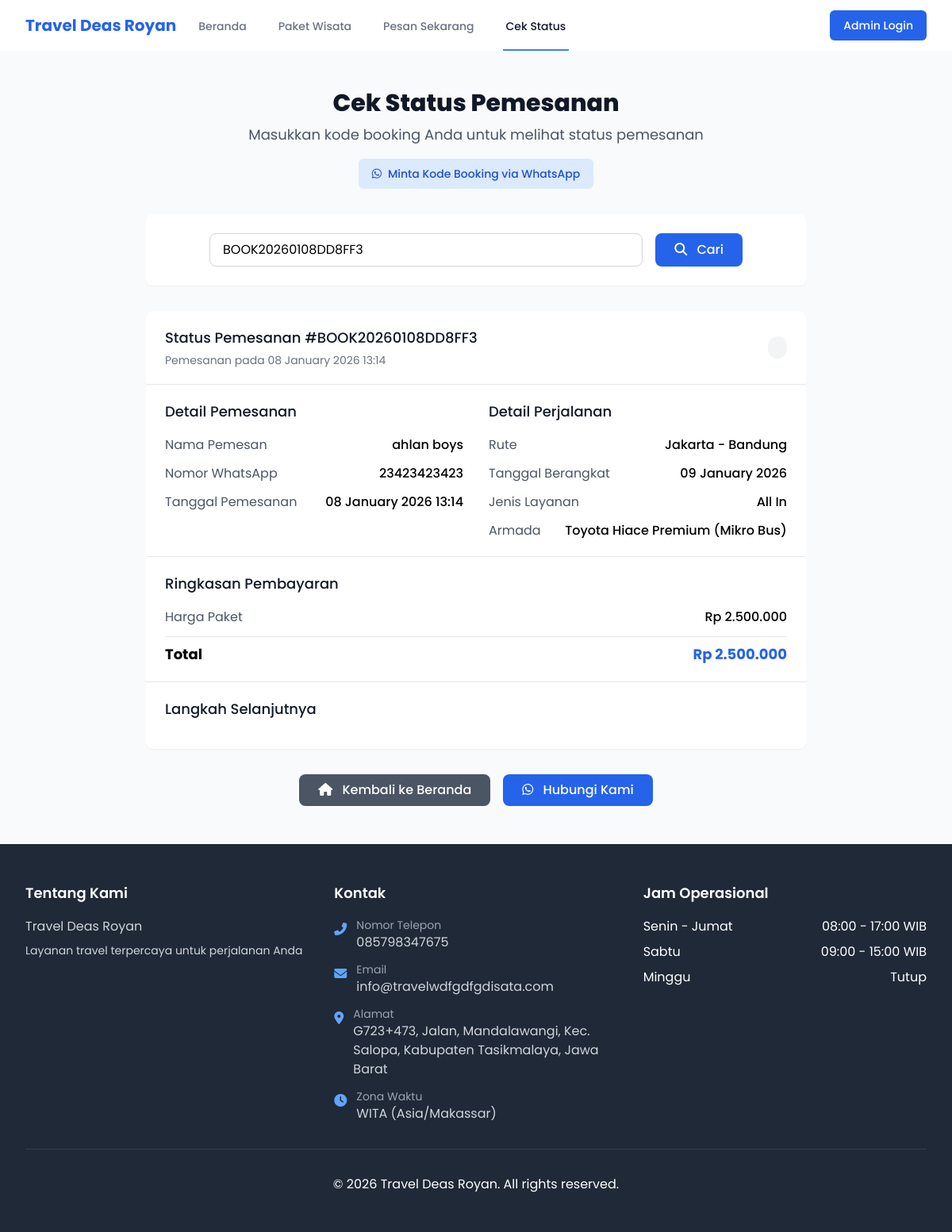
Before: /cek-status.php?kode=BOOK20260108DD8FF3 with the older database file.
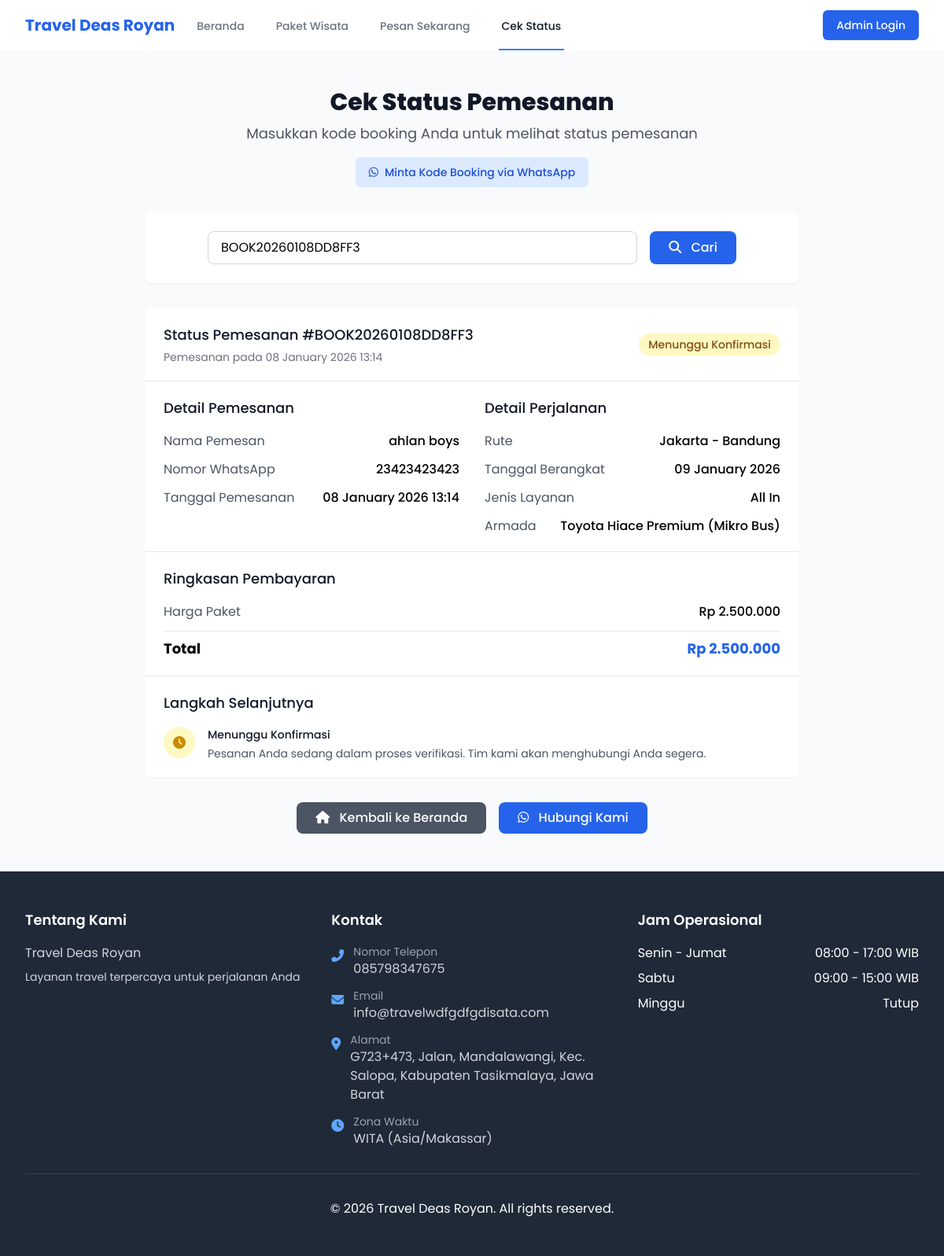
After: the same page with the newer database file.
### tables this page shows
CREATE TABLE `booking` (
  `id` int(11) NOT NULL,
  `kode_booking` varchar(20) NOT NULL,
  `nama_pemesan` varchar(100) NOT NULL,
  `no_wa` varchar(20) NOT NULL,
  `id_paket` int(11) NOT NULL,
  `id_armada` int(11) DEFAULT NULL,
  `id_supir` int(11) DEFAULT NULL,
  `tanggal_berangkat` date NOT NULL,
  `total_harga` decimal(12,2) NOT NULL,
  `status` enum('menunggu','dikonfirmasi','ditolak','selesai') DEFAULT 'menunggu',
  `catatan` text DEFAULT NULL,
  `created_at` timestamp NOT NULL DEFAULT current_timestamp(),
  `updated_at` timestamp NOT NULL DEFAULT current_timestamp() ON UPDATE current_timestamp()
);

CREATE TABLE `armada` (
  `id` int(11) NOT NULL,
  `nama` varchar(100) NOT NULL,
  `nomor_polisi` varchar(20) DEFAULT NULL,
  `jenis` varchar(50) NOT NULL,
  `kapasitas` int(11) NOT NULL,
  `deskripsi` text DEFAULT NULL,
  `status` enum('tersedia','dipesan','dalam_perjalanan','maintenance') DEFAULT 'tersedia',
  `created_at` timestamp NOT NULL DEFAULT current_timestamp(),
  `updated_at` timestamp NOT NULL DEFAULT current_timestamp() ON UPDATE current_timestamp()
);

### helpers/functions.php (called while the page is built, shortened)
<?php
function formatRupiah($number) {
    return 'Rp ' . number_format($number, 0, ',', '.');
}
?>

### cek-status.php (the view, shortened to what the rows shown need)
<?php
require_once 'config/config.php';
$pemesanan = null;
if (isset($_GET['kode'])) {
    $kode_booking = trim($_GET['kode']);
        try {
            $stmt = $pdo->prepare("
                SELECT b.*, p.nama_paket, p.jenis_layanan,
                       CONCAT(r.asal, ' - ', r.tujuan) as rute,
                       a.nama as nama_armada, a.jenis as jenis_armada
                FROM booking b
                JOIN paket p ON b.id_paket = p.id
                JOIN rute r ON p.id_rute = r.id
                JOIN armada a ON b.id_armada = a.id
                WHERE b.kode_booking = ?
            ");
            $stmt->execute([$kode_booking]);
            $pemesanan = $stmt->fetch();
        } catch (PDOException $e) {
            $error = 'Terjadi kesalahan saat memeriksa status pemesanan. Silakan coba lagi nanti.';
        }
}
?>
<?php include 'partials/header.php'; ?>
<div class="py-12 bg-gray-50">
    <div class="max-w-4xl mx-auto px-4 sm:px-6 lg:px-8">
        <div class="text-center mb-8">
            <h1 class="text-3xl font-extrabold text-gray-900">Cek Status Pemesanan</h1>
        </div>
        <?php if ($pemesanan): ?>
            <div class="bg-white rounded-lg shadow-sm overflow-hidden">
                <div class="px-6 py-5 border-b border-gray-200 sm:flex sm:items-center sm:justify-between">
                    <div>
                        <h2 class="text-lg font-medium text-gray-900">
                            Status Pemesanan #<?php echo htmlspecialchars($pemesanan['kode_booking']); ?>
                        </h2>
                        <p class="mt-1 text-sm text-gray-500">
                            Pemesanan pada <?php echo date('d F Y H:i', strtotime($pemesanan['created_at'])); ?>
                        </p>
                    </div>
                    <div class="mt-4 sm:mt-0">
                        <span class="px-3 py-1 rounded-full text-sm font-medium
                            <?php
                            $status_class = [
                                'menunggu' => 'bg-yellow-100 text-yellow-800',
                                'dikonfirmasi' => 'bg-blue-100 text-blue-800',
                                'ditolak' => 'bg-red-100 text-red-800',
                                'selesai' => 'bg-green-100 text-green-800'
                            ][$pemesanan['status']] ?? 'bg-gray-100 text-gray-800';
                            echo $status_class;
                            ?>">
                            <?php
                            $status_text = [
                                'menunggu' => 'Menunggu Konfirmasi',
                                'dikonfirmasi' => 'Terkonfirmasi',
                                'ditolak' => 'Ditolak',
                                'selesai' => 'Selesai'
                            ][$pemesanan['status']] ?? $pemesanan['status'];
                            echo $status_text;
                            ?>
                        </span>
                    </div>
                </div>
                <div class="px-6 py-5 border-b border-gray-200">
                    <div class="grid grid-cols-1 md:grid-cols-2 gap-8">
                        <div>
                            <h3 class="text-lg font-medium text-gray-900 mb-4">Detail Pemesanan</h3>
                            <div class="space-y-3">
                                <div class="flex justify-between">
                                    <span class="text-gray-600">Nama Pemesan</span>
                                    <span class="font-medium"><?php echo htmlspecialchars($pemesanan['nama_pemesan']); ?></span>
                                </div>
                                <div class="flex justify-between">
                                    <span class="text-gray-600">Nomor WhatsApp</span>
                                    <span class="font-medium"><?php echo htmlspecialchars($pemesanan['no_wa']); ?></span>
                                </div>
                                <div class="flex justify-between">
                                    <span class="text-gray-600">Tanggal Pemesanan</span>
                                    <span class="font-medium"><?php echo date('d F Y H:i', strtotime($pemesanan['created_at'])); ?></span>
                                </div>
                            </div>
                        </div>
                        <div>
                            <h3 class="text-lg font-medium text-gray-900 mb-4">Detail Perjalanan</h3>
                            <div class="space-y-3">
                                <div class="flex justify-between">
                                    <span class="text-gray-600">Rute</span>
                                    <span class="font-medium text-right"><?php echo htmlspecialchars($pemesanan['rute']); ?></span>
                                </div>
                                <div class="flex justify-between">
                                    <span class="text-gray-600">Tanggal Berangkat</span>
                                    <span class="font-medium"><?php echo date('d F Y', strtotime($pemesanan['tanggal_berangkat'])); ?></span>
                                </div>
                                <div class="flex justify-between">
                                    <span class="text-gray-600">Jenis Layanan</span>
                                    <span class="font-medium"><?php echo $pemesanan['jenis_layanan'] === 'all_in' ? 'All In' : 'Non All In'; ?></span>
                                </div>
                                <div class="flex justify-between">
                                    <span class="text-gray-600">Armada</span>
                                    <span class="font-medium"><?php echo htmlspecialchars($pemesanan['nama_armada'] . ' (' . $pemesanan['jenis_armada'] . ')'); ?></span>
                                </div>
                            </div>
                        </div>
                    </div>
                </div>
                <div class="px-6 py-5 border-b border-gray-200">
                    <h3 class="text-lg font-medium text-gray-900 mb-4">Ringkasan Pembayaran</h3>
                    <div class="space-y-3">
                        <div class="flex justify-between">
                            <span class="text-gray-600">Harga Paket</span>
                            <span class="font-medium"><?php echo formatRupiah($pemesanan['total_harga']); ?></span>
                        </div>
                        <div class="pt-2 mt-2 border-t border-gray-200">
                            <div class="flex justify-between text-lg font-bold">
                                <span>Total</span>
                                <span class="text-blue-600"><?php echo formatRupiah($pemesanan['total_harga']); ?></span>
                            </div>
                        </div>
                    </div>
                </div>
                <div class="px-6 py-5">
                    <h3 class="text-lg font-medium text-gray-900 mb-4">Langkah Selanjutnya</h3>
                    <div class="space-y-4">
                        <?php if ($pemesanan['status'] === 'menunggu'): ?>
                            <div class="flex items-start">
                                <div class="flex-shrink-0 h-10 w-10 rounded-full bg-yellow-100 flex items-center justify-center">
                                    <i class="fas fa-clock text-yellow-600"></i>
                                </div>
                                <div class="ml-4">
                                    <h4 class="text-sm font-medium text-gray-900">Menunggu Konfirmasi</h4>
                                    <p class="mt-1 text-sm text-gray-600">
                                        Pesanan Anda sedang dalam proses verifikasi. Tim kami akan menghubungi Anda segera.
                                    </p>
                                </div>
                            </div>
                        <?php endif; ?>
                    </div>
                </div>
            </div>
            <div class="mt-8 flex flex-col sm:flex-row justify-center gap-4">
                <a href="index.php" class="btn-secondary">
                    <i class="fas fa-home mr-2"></i> Kembali ke Beranda
                </a>
                <?php
                $wa_message = urlencode('Halo, saya ingin menanyakan status pemesanan dengan kode: ' . $pemesanan['kode_booking']);
                $wa_link = 'https://wa.me/' . WHATSAPP_NUMBER . '?text=' . $wa_message;
                ?>
                <a href="<?php echo $wa_link; ?>"
                   target="_blank"
                   class="btn-primary">
                    <i class="fab fa-whatsapp mr-2"></i> Hubungi Kami
                </a>
            </div>
        <?php endif; ?>
    </div>
</div>
<?php include 'partials/footer.php'; ?>

Changed rows visible on the page:
changed booking "BOOK20260108DD8FF3": status (not shown) → "Menunggu Konfirmasi"
Other visible differences:
text now shown: "Menunggu Konfirmasi Pesanan Anda sedang dalam proses verifikasi. Tim kami akan menghubungi Anda segera."
